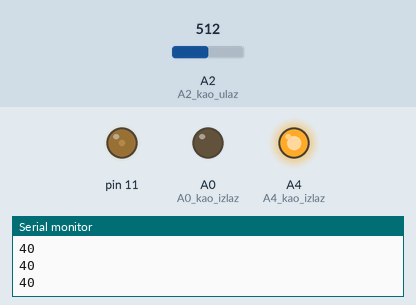
The sketch below on a simulated Arduino Uno, built with avr-gcc and run on an emulated ATmega328P. Shown: output pins drawn as LEDs (lit = HIGH), the last lines printed to the serial monitor. The test bench sets the inputs (shaded band); at power-on: A2 (A2_kao_ulaz) = 512.

Above: at 1.3 s.
1.4 s: A2 (A2_kao_ulaz) set to 900
At 1.9 s:
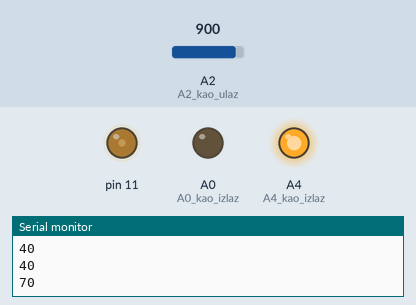
3.0 s: A2 (A2_kao_ulaz) set to 0
At 4.3 s:
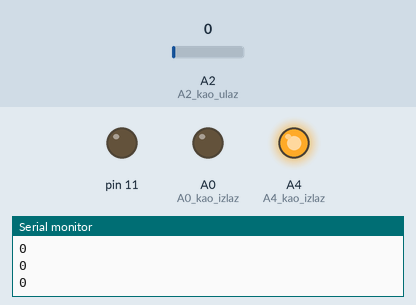
Timing chart, 0 to 6.0 s (numbered marks = the images above; inputs shaded):
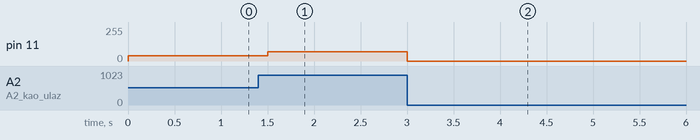

The sketch:

L40Z4-Z5LeonSerka.ino
```cpp
// nožice potenciometra na A0, A2 i A4
// A0-GND, A4-Vcc, A2-signal
int pot;
void setup() { // konfiguracija, izvrsi se jednom
  pinMode(A2,INPUT); // A2 kao ulaz
  pinMode(A0,OUTPUT); //A0 kao izlaz
  pinMode(A4,OUTPUT); //A4 kao izlaz
  digitalWrite(A0,LOW); //A0 kao GND
  digitalWrite(A4,HIGH);//A4 kao Vcc
  Serial.begin(9600);
}
void loop() { // ponavlja se dok je ukljucen
  pot=map(analogRead(A2), 0, 1023, 0, 80); //čita vrijednost na A2
  analogWrite(11, pot);
  Serial.println(pot);//ispisuje na serijski port
  delay(500); //pauza
}
```

Measured:
- after the input at 1.4 s, pin 11: 40/255 → 70/255 after 0.10 s
- after the input at 3.0 s, pin 11: 70/255 → 0/255 at once
